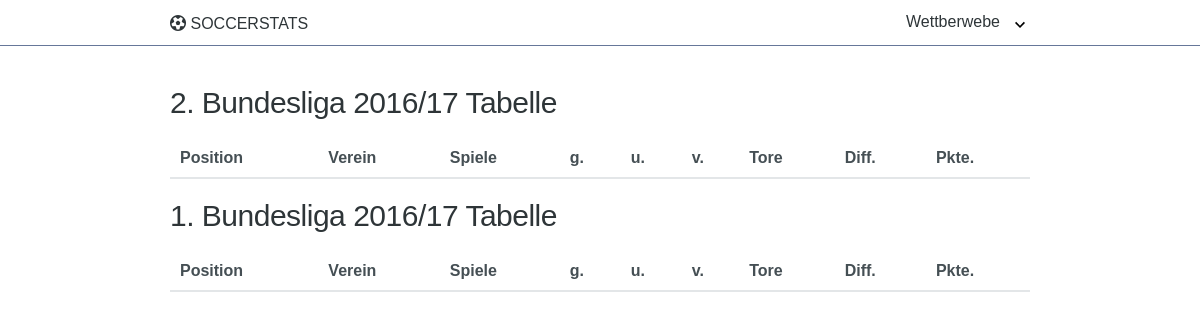
Page /tables/league/ on the earlier database version.
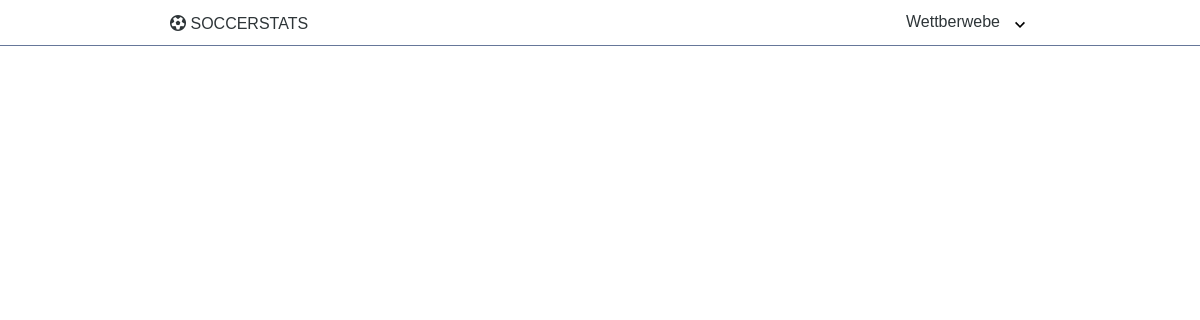
Same page on the later database version.
### table/models.py (models this page shows)
class LeagueTable(models.Model):
    competition = models.ForeignKey(Competition)
    league_caption = models.CharField(max_length=255)
    matchday = models.IntegerField()

### table/views.py (the view)
class LeagueTableListView(ListView):
    model = LeagueTable
    context_object_name = 'league_tables'

### SoccerStats/custom_context_processors.py (called while the page is built)
def competition_caption_processor(request):
    return {'captions': Competition.objects.all().values_list('caption', flat=True)}

def competition_league_processor(request):
    return {'leagues': [CompetitionId.reverse_lookup(competition).value for competition in
                        Competition.objects.all().values_list('league', flat=True)]}

### SoccerStats/templatetags/list_extras.py (called while the page is built)
@register.filter
def get_at_index(ls, index):
    return ls[index]

### competition/models.py (called while the page is built)
    @classmethod
    def reverse_lookup(cls, value):
        for subclass in cls.__subclasses__():
            for _, member in subclass.__members__.items():
                if member.name == value:
                    return member

### templates/table/leaguetable_list.html (shortened to what this page needs)
{% extends 'SoccerStats/base.html' %}
{% load list_extras %}
{% block content %}
    {% for league_table in league_tables %}
        <h2>{{ league_table.league_caption }} Tabelle</h2>
        <table>
            <thead>
            <tr>
                <th>Position</th>
                <th>Verein</th>
                <th>Spiele</th>
                <th>g.</th>
                <th>u.</th>
                <th>v.</th>
                <th>Tore</th>
                <th>Diff.</th>
                <th>Pkte.</th>
            </tr>
            </thead>
        </table>
    {% endfor %}
{% endblock %}

Differences in the rows shown:
removed LeagueTable: league_caption "2. Bundesliga 2016/17"
removed LeagueTable: league_caption "1. Bundesliga 2016/17"
